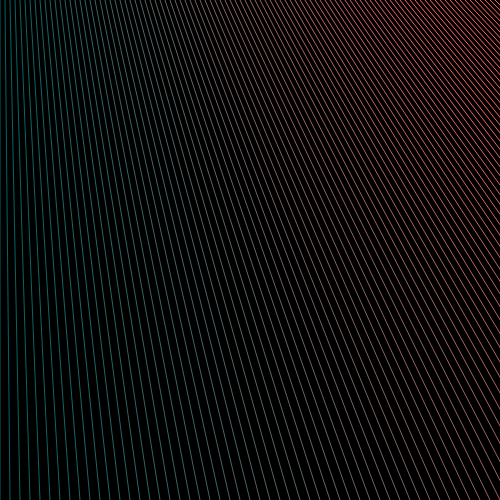
Frame 1 (no input)
Frame 60 (no input): identical to frame 1, image omitted
Frame 120 (the mouse pressed at the canvas centre since frame 60): identical to frame 1, image omitted

The p5.js sketch that drew this single still picture (run headless with seeded random() and noise() and a simulated clock; from frame 60 on, the mouse is pressed at the canvas centre):

// p5.js sketch
// ── sketch.js
function setup() {
  createCanvas(500, 500);
}

function draw() {
  background(0);
  for (var i=0; i<100; i++) {
    stroke(3*i, 100,100);
    line(5*i, 0, 10*i, height);
  }
}
